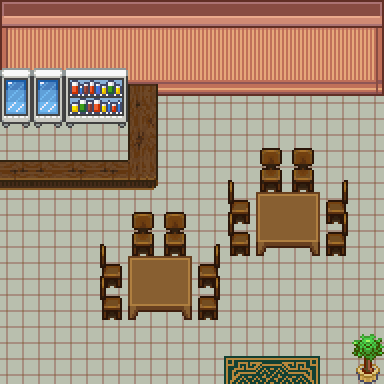

Below is a game level as drawn by its tile map, then a one-line description and the .tmx that defines it (tile-layer data replaced by summaries):
An orthogonal 12x12 tile map with 32x32 px tiles, 4 tile layers (Tile Layer 1, Tile Layer 2, Tile Layer 3, Above Player), 3 tilesets and 6 objects (6x collision).

<map version="1.8" tiledversion="1.8.2" orientation="orthogonal" renderorder="right-down" compressionlevel="0" width="12" height="12" tilewidth="32" tileheight="32" infinite="0" nextlayerid="8" nextobjectid="29">
 <properties>
  <property name="edges" value="clamped" />
  <property name="inside" type="bool" value="true" />
  <property name="map_type" value="notype" />
  <property name="scenario" value="eclipse" />
  <property name="slug" value="crystal_town_cafe" />
 </properties>
 <tileset firstgid="1" source="../gfx/tilesets/core_indoor_floors.tsx" />
 <tileset firstgid="3865" source="../gfx/tilesets/core_indoor_walls.tsx" />
 <tileset firstgid="7729" source="../gfx/tilesets/core_set pieces.tsx" />
 <layer id="1" name="Tile Layer 1" width="12" height="12">
  <data>[144 cells, 144 non-empty, 10 distinct tile ids]</data>
 </layer>
 <layer id="2" name="Tile Layer 2" width="12" height="12">
  <data>[144 cells, 42 non-empty, 25 distinct tile ids]</data>
 </layer>
 <layer id="3" name="Tile Layer 3" width="12" height="12">
  <data>[144 cells, 0 non-empty, 0 distinct tile ids]</data>
 </layer>
 <layer id="4" name="Above Player" width="12" height="12">
  <data>[144 cells, 13 non-empty, 4 distinct tile ids]</data>
 </layer>
 <objectgroup color="#ff0000" id="5" name="Collisions">
  <object id="1" type="collision" x="0" y="160" width="160" height="32" />
  <object id="2" type="collision" x="128" y="96" width="32" height="64" />
  <object id="3" type="collision" x="0" y="64" width="384" height="32" />
  <object id="5" type="collision" x="352" y="352" width="32" height="32" />
  <object id="9" type="collision" x="128" y="256" width="64" height="64" />
  <object id="10" type="collision" x="256" y="192" width="64" height="64" />
 </objectgroup>
</map>
